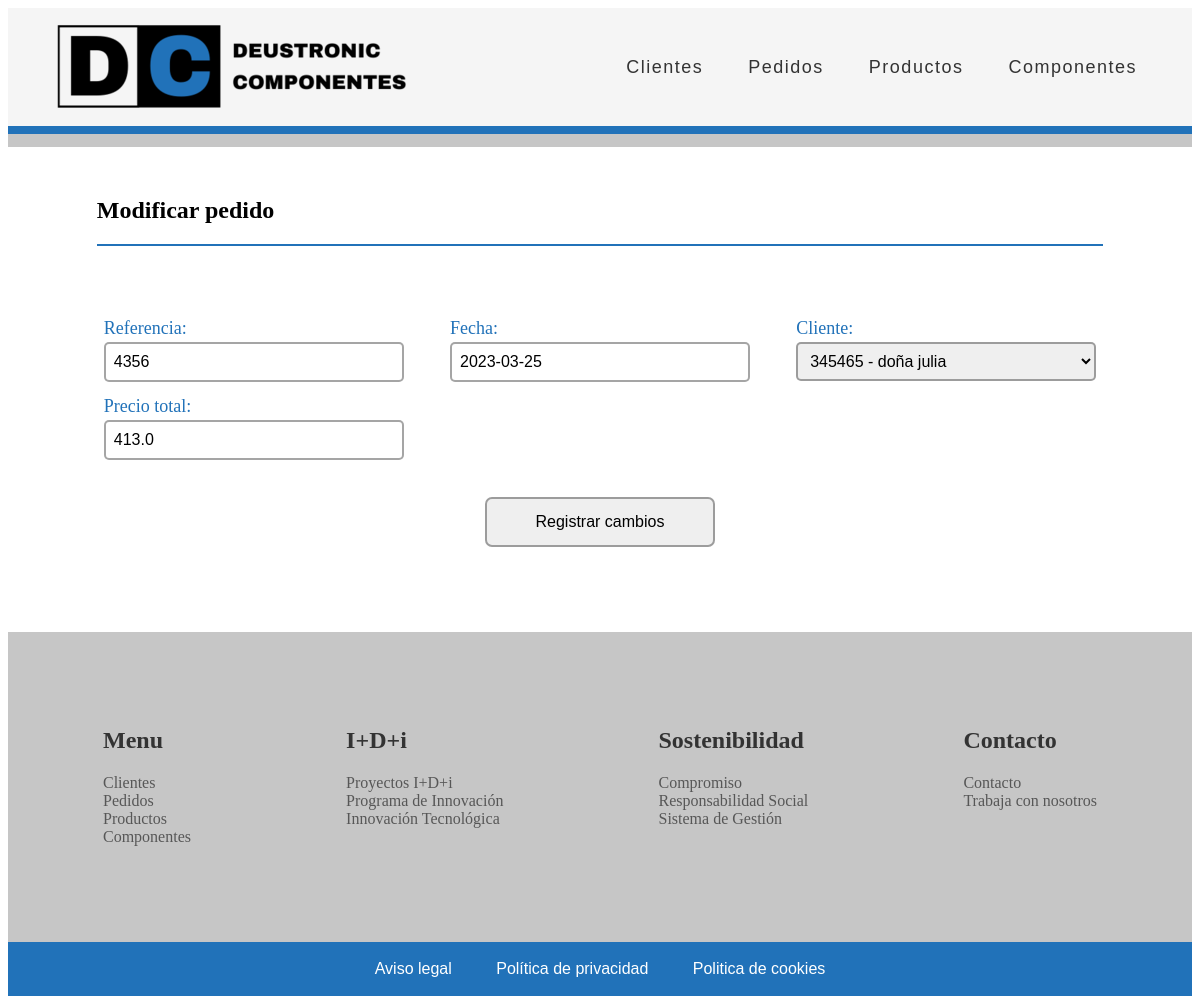
Page /appGestionPedidos/modificar-pedido/4/ on the committed database.
### appGestionPedidos/models.py (models this page shows, shortened)
class Pedido(models.Model):
    referencia = models.IntegerField(unique=True)
    producto = models.ManyToManyField(Producto, through="ProductoPedido")
    fecha = models.DateField()
    cliente = models.ForeignKey(Cliente, on_delete=models.CASCADE)
    precioTotal = models.FloatField(blank=True, null=True)

### appGestionPedidos/views.py (the view)
# urls.py: path('modificar-pedido/<id>/', pedido_modify, name='pedido_modify'),
def pedido_modify(request, id):
    pedido = get_object_or_404(Pedido, id=id)
    data = {
            'formulario': PedidoForm(instance=pedido)
        }
    if request.method == 'POST':
        formulario = PedidoForm(data=request.POST, instance=pedido, files=request.FILES)
        if formulario.is_valid():
            formulario.save()
            return redirect("pedido")
        data["formulario"] = formulario
    return render(request, 'appGestionPedidos/pedido_modify.html', data)

### appGestionPedidos/forms.py
class PedidoForm(forms.ModelForm):
    class Meta:
        model = Pedido
        exclude= ['producto']

### appGestionPedidos/models.py (called while the page is built)
    def __str__(self):
       return f"{self.CIF} - {self.nombreEmpresa}"

### appGestionPedidos/templates/appGestionPedidos/pedido_modify.html (shortened to what this page needs)
{% extends "base.html" %}
{% load static %}
{% block contenido %}
<div class="main_container">
    <div class="main_c_m_title">
        <h2>Modificar pedido</h2>
        <div class="main_line_blue"></div>
    </div>
    <form class="main_form" action="" method="post">
        <div class="main_form_container">
            <div class="main_form_field">
                <label for="{{ formulario.referencia.id_for_label }}">Referencia: </label>
                {{ formulario.referencia }}
            </div>
            <div class="main_form_field">
                <label for="{{ formulario.fecha.id_for_label }}">Fecha: </label>
                {{ formulario.fecha }}
            </div>
            <div class="main_form_field">
                <label for="{{ formulario.cliente.id_for_label }}">Cliente: </label>
                {{ formulario.cliente }}
            </div>
            <div class="main_form_field">
                <label for="{{ formulario.precioTotal.id_for_label }}">Precio total: </label>
                {{ formulario.precioTotal }}
            </div>
        </div>
        <div class="main_form_button">
            <input type="submit" value="Registrar cambios" />
        </div>
    </form>
</div>
{% endblock %}

### appGestionPedidos/static/CSS/estilos.css (style rules this page uses)
.main_container { width: 85%; max-width: 1300px; margin: 50px auto; text-align: justify; justify-content: center; }
.main_line_blue { background-color: #2172b9; height: 2.5px; }
.main_form { padding: 35px 0px; }
.main_form_container { display: flex; flex-wrap: wrap; justify-content: space-between; width: 100%; max-width: 1100px; padding: 30px 0px; margin-left: auto; margin-right: auto; }
.main_form_field { display: flex; flex-direction: column; width: 300px; margin: 7px 7px; }
.main_form_field label { font-size: 18px; margin-bottom: 3px; color: #2172b9; }
.main_form_field input { font-size: 16px; height: 34px; padding-left: 8px; border: 2px solid #33333370; border-radius: 5px; }
.main_form_field select { font-size: 16px; height: 39px; padding-left: 8px; border: 2px solid #33333370; border-radius: 5px; }
.main_form_button { display: flex; justify-content: center; width: auto; margin-left: auto; margin-right: auto; }
.main_form_button input { border: 2px solid #33333370; border-radius: 7px; font-size: medium; height: 50px; width: 230px; }

### rows in the picture
Pedido: referencia "4356", fecha "2023-03-25", cliente "345465 - doña julia", precioTotal "413.0"
